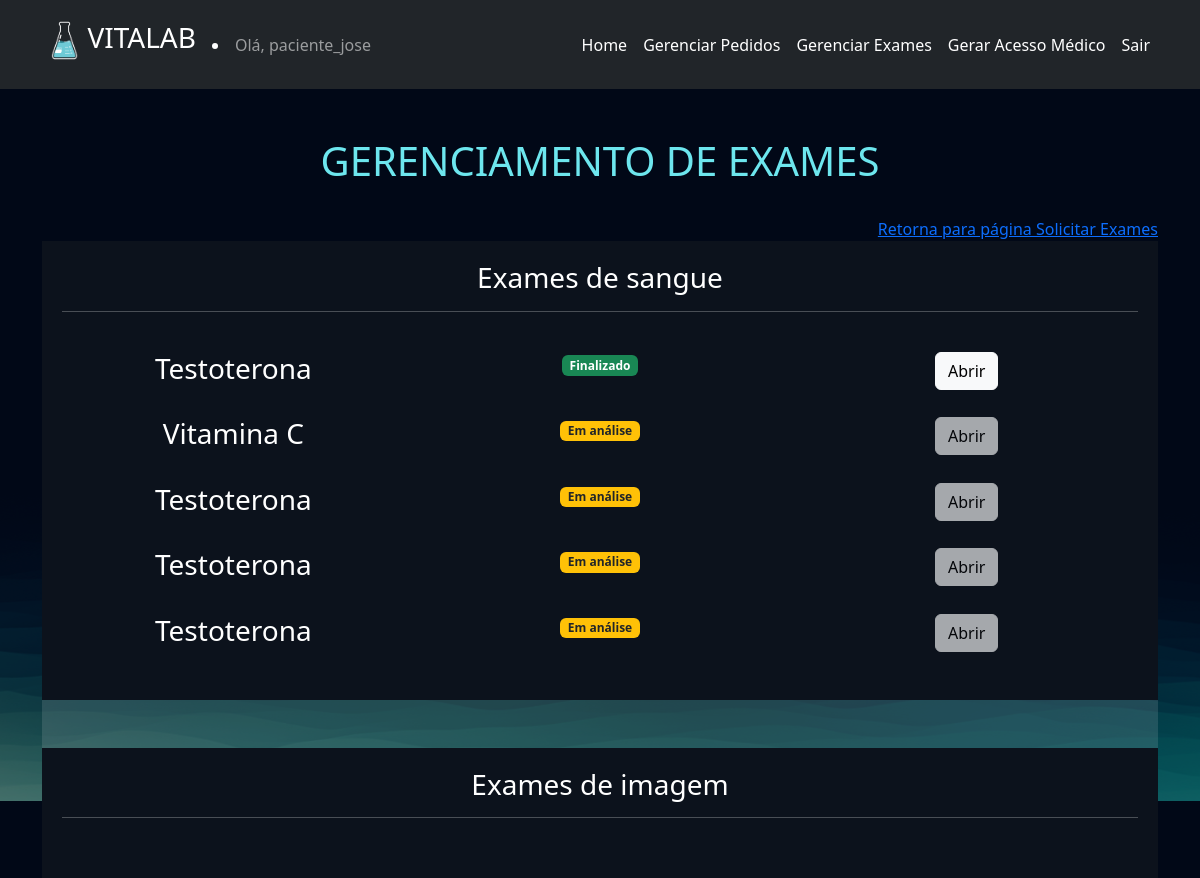
The app's page /exames/gerenciar_exames/ (signed in) with its own data.
### exames/models.py (models this page shows, shortened)
class SolicitacaoExame(models.Model):
	choice_status = (
		('E', 'Em análise'),
		('F', 'Finalizado'),
		('C', 'Cancelado')
	)
	usuario = models.ForeignKey(User, on_delete=models.DO_NOTHING)
	exame = models.ForeignKey(TiposExames, on_delete=models.DO_NOTHING)
	status = models.CharField(max_length=2, choices=choice_status)
	resultado = models.FileField(upload_to="resultados", null=True, blank=True)
	requer_senha = models.BooleanField(default=False)
	senha = models.CharField(max_length=6, null=True, blank=True)
	def badge_template(self):
		if self.status == 'E':
			classes_css = 'bg-warning text-dark'
			texto = "Em análise"
		elif self.status == 'F':
			classes_css = 'bg-success'
			texto = "Finalizado"
		return mark_safe(f"<span class='badge bg-primary {classes_css}'>{texto}</span>")

class TiposExames(models.Model):
	tipo_choices = (
		('I', 'Exame de imagem'),
		('S', 'Exame de Sangue')
	)
	nome = models.CharField(max_length=50)
	tipo = models.CharField(max_length=2, choices=tipo_choices)
	preco = models.FloatField()
	disponivel = models.BooleanField(default=True)
	horario_inicial = models.IntegerField()
	horario_final = models.IntegerField()

### exames/views.py (the view)
# urls.py: path('gerenciar_exames/', views.gerenciar_exames, name="gerenciar_exames"),
@login_required
def gerenciar_exames(request):
    exames = SolicitacaoExame.objects.filter(usuario=request.user)
    return render(request, 'gerenciar_exames.html', {'exames': exames})

### exames/templates/gerenciar_exames.html (shortened to what this page needs)
{% extends "bases/base.html" %}
{% load static %}
{% block 'head' %}
	<link href="{% static 'exames/css/css.css' %}" rel="stylesheet">
	<link href="{% static 'exames/css/gerenciar_pedidos.css' %}" rel="stylesheet">
	<link href="{% static 'exames/css/gerenciar_exames.css' %}" rel="stylesheet">
{% endblock 'head' %}
{% block 'conteudo' %}
	<br>
	<br>
	<div class="container">
		<div style='text-align:center'>
			<h3 class="font-destaque">GERENCIAMENTO DE EXAMES</h3>
		</div>
		<br>
		<div style="text-align:right">
			<a href="javascript:history.back()" class="btn-custom"> Retorna para página Solicitar Exames</a>
		</div>
		<div class="card card-view">
			<div class="sub-card">
				<h3>Exames de sangue</h3>
				<hr>
				<br>
				{% for exame in exames  %}
					{% if  exame.exame.tipo == 'S'%}
						<div class="row">
						<div class="col-md"><h3>{{exame.exame.nome}}</h3></div>
						<div class="col-md">{{exame.badge_template}}</div>
						<div class="col-md">
						{% if exame.status == 'F' %}
							<a href="{% url "permitir_abrir_exame" exame.id %}" class="btn btn-light">Abrir</a>
						{% else %}
							<a href="#" class="btn btn-light disabled">Abrir</a>
						{% endif %}
						</div>
						</div>
						<br>
					{% endif %}
				{% endfor %}
			</div>
			<br>
			<br>
			<div class="sub-card">
				<h3>Exames de imagem</h3>
				<hr>
				<br>
			</div>
		</div>
	</div>
{% endblock 'conteudo' %}

### templates/bases/base.html (shortened to what this page needs)
{% load static %}
<!doctype html>
<html lang="pt-BR">
<head>
<link href="https://cdn.jsdelivr.net/npm/bootstrap@5.3.1/dist/css/bootstrap.min.css" rel="stylesheet">
<link href="{% static 'geral/css/base.css' %}" rel="stylesheet">
{% block 'head' %}{% endblock %}
</head>
<body>
    {% if request.user.is_staff %}
    <nav class="navbar navbar-expand-lg navbar-dark bg-dark static-top">
        <div class="container">
          <a class="navbar-brand" href="#">
            <h3><img src="{% static 'geral/img/logo.png' %}" alt="..." height="55">VITALAB</h3>
          </a>
          <li class="nav-item"><span class="navbar-text"> Olá, {{request.user}}</span></li>
          <button class="navbar-toggler" type="button" data-bs-toggle="collapse" data-bs-target="#navbarSupportedContent" aria-controls="navbarSupportedContent" aria-expanded="false" aria-label="Toggle navigation">
            <span class="navbar-toggler-icon"></span>
          </button>
          <div class="collapse navbar-collapse" id="navbarSupportedContent">
            <ul class="navbar-nav ms-auto">
              <li class="nav-item">
                <a class="nav-link active" aria-current="page" href="{% url 'gerenciar_clientes' %}">Home</a>
              </li>
              <li class="nav-item">
                <a class="nav-link active" href="{% url 'logout' %}">Sair</a>
              </li>
             </ul>
          </div>
        </div>
      </nav>
      {% else %}
      <nav class="navbar navbar-expand-lg navbar-dark bg-dark static-top">
        <div class="container">
          <a class="navbar-brand" href="#">
            <h3><img src="{% static 'geral/img/logo.png' %}" alt="..." height="55">VITALAB</h3>
          </a>
          <li class="nav-item"><span class="navbar-text"> Olá, {{request.user}}</span></li>
          <div class="collapse navbar-collapse" id="navbarSupportedContent">
            <ul class="navbar-nav ms-auto">
              <li class="nav-item">
                <a class="nav-link active" aria-current="page" href="{% url 'solicitar_exames' %}">Home</a>
              </li>
              <li class="nav-item">
                <a class="nav-link active" href="{% url 'gerenciar_pedidos' %}">Gerenciar Pedidos</a>
              </li>
              <li class="nav-item">
                <a class="nav-link active" href="{% url 'gerenciar_exames' %}">Gerenciar Exames</a>
              </li>
              <li class="nav-item">
                <a class="nav-link active" href="{% url 'gerar_acesso_medico' %}">Gerar Acesso Médico</a>
              </li>
              <li class="nav-item">
                <a class="nav-link active" href="{% url 'logout' %}">Sair</a>
              </li>
             </ul>
          </div>
        </div>
      </nav>
  {% endif %}
{% block 'conteudo' %}{% endblock %}
</body>
</html>

### templates/static/geral/css/base.css (style rules this page uses)
:root { --main-color: #151C34; --dark-color: #0C121C ; --light-color: #6DE6EE; --contrast-color: #f4c96b; --differential-color: #066668; }
* { color: white }
.font-destaque { color: var(--light-color); font-size: 40px; }

### templates/static/exames/css/css.css (style rules this page uses)
body { background-image: url('/static/geral/img/bg2.png'); background-size: cover; }
.card { background-color: rgba(217, 217, 217, .14); color: white; padding: 15px; }

### templates/static/exames/css/gerenciar_pedidos.css (style rules this page uses)
.card-view { text-align: center; padding: 0; border: none; height: 70vh; }

### templates/static/exames/css/gerenciar_exames.css (style rules this page uses)
.sub-card { background-color: var(--dark-color); padding: 20px; }

### records on screen
SolicitacaoExame: exame.nome "Testoterona", badge_template "Finalizado", shows "Abrir"
SolicitacaoExame: exame.nome "Vitamina C", badge_template "Em análise", shows "Abrir"
SolicitacaoExame: exame.nome "Testoterona", badge_template "Em análise", shows "Abrir"
SolicitacaoExame: exame.nome "Testoterona", badge_template "Em análise", shows "Abrir"
SolicitacaoExame: exame.nome "Testoterona", badge_template "Em análise", shows "Abrir"

### other values on screen
{{ request.user }} "paciente_jose"
